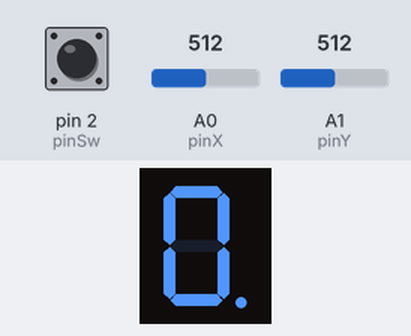
This sketch was run on a simulated Arduino Uno, built with avr-gcc and run on an emulated ATmega328P. On the bench: 1-digit seven-segment display. Wiring (inferred from the names in the program): 1-digit 7-segment display, segments lit when LOW: segments pin 10, pin 9, pin 8, pin 7, pin 6, pin 5, pin 4, pin 12. Inputs (shaded band) come from the test bench; at power-on: A0 (pinX) = 512, pin 2 (pinSw) HIGH, A1 (pinY) = 512. The segment pins are drawn as the display they are named for.

Above: at 0.3 s.
At 0.9 s:
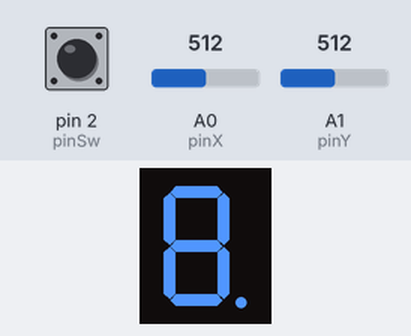
1.3 s: A0 (pinX) set to 390
At 1.5 s:
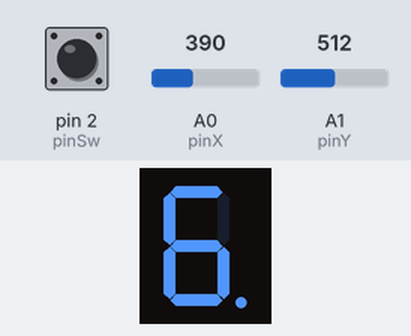
Timing chart, 0 to 4.3 s (numbered marks = the images above; inputs shaded):
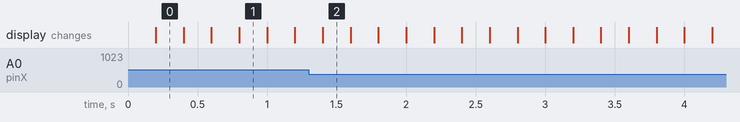

The sketch:

Homework__3___7_segment_display_drawing.ino
```cpp
const int pinSw = 2;
const int pinX = A0;
const int pinY = A1;

const int pinA = 12;
const int pinB = 10;
const int pinC = 9;
const int pinD = 8;
const int pinE = 7;
const int pinF = 6;
const int pinG = 5;
const int pinDP = 4;

const int segSize = 8;

bool commonAnode = false; // modify if true

bool joyMoved = false;
const int minThreshold = 400;
const int maxThreshold = 600;
int xValue = 0;
int yValue = 0;

bool swState = HIGH;
bool lastSwState = HIGH;

int activeSegment = pinDP;

bool buttonIsPressed = false;
bool pressedButtonPreviousState = false;
unsigned long buttonPressTime = 0;

unsigned long lastBlinkMillis = 0;
const unsigned long blinkInterval = 200;


int segments[segSize] = {
  pinA, pinB, pinC, pinD, pinE, pinF, pinG, pinDP
};

bool segmentsState[segSize] = { //initializes segment states (used for blinking)
  LOW, LOW, LOW, LOW, LOW, LOW, LOW, LOW
};

bool segmentStateOnButtonPress[segSize] = { // initializes segment states (used for when the button is pressed)
  LOW, LOW, LOW, LOW, LOW, LOW, LOW, LOW
};


void setup() {
  /* initializes the pins and their initial states for controlling the 7 segments display,
 with support for both common anode and common cathode displays. */
  for (int i = 0; i < segSize; i++) {
    pinMode(segments[i], OUTPUT);
    segmentsState[i] = LOW;
    digitalWrite(segments[i], LOW);
  }
  pinMode(pinSw, INPUT_PULLUP);
  if (commonAnode) {
    for (int i = 0; i < segSize; i++) {
      segmentsState[i] = HIGH;
      digitalWrite(segments[i], HIGH);
    }
    activeSegment = pinDP;
  } else {
    segmentsState[7] = LOW;
    digitalWrite(activeSegment, LOW);
  }
}

void loop() {
  xValue = analogRead(pinX);
  yValue = analogRead(pinY);
  blink(activeSegment);

  if (xValue < minThreshold && joyMoved == false) {
    activeSegment = nextSegment(activeSegment, 'L');
    joyMoved = true;
  } else if (xValue > maxThreshold && joyMoved == false) {
    activeSegment = nextSegment(activeSegment, 'R');
    joyMoved = true;
  }

  if (yValue < minThreshold && joyMoved == false) {
    activeSegment = nextSegment(activeSegment, 'U');
    joyMoved = true;
  } else if (yValue > maxThreshold && joyMoved == false) {
    activeSegment = nextSegment(activeSegment, 'D');
    joyMoved = true;
  }

  if (xValue >= minThreshold && xValue <= maxThreshold && yValue >= minThreshold && yValue <= maxThreshold) {
    joyMoved = false;
  }


  for (int i = 0; i < segSize; i++) {   //updates the state of the segments depending on whether the button was pressed or not, EXCEPT for the active one
    if (i != getSegmentIndex(activeSegment)) {
      digitalWrite(segments[i], segmentStateOnButtonPress[i]);
    }
  }

  swState = digitalRead(pinSw);
  if (swState != lastSwState) {
    if (swState == LOW) { //means the button was pressed
      buttonPressTime = millis();
    } else {
      if (millis() - buttonPressTime < 1000) {
        buttonIsPressed = !buttonIsPressed;
        //canBlink = false;
        int index = getSegmentIndex(activeSegment);
      segmentStateOnButtonPress[index] = !segmentStateOnButtonPress[index];
      digitalWrite(segments[index], segmentStateOnButtonPress[index]);
      } else {
        activeSegment = pinDP;
        for (int i = 0; i < segSize; i++) { //resets all the segment and brings the active segment back to DP
          segmentsState[i] = LOW;
          segmentStateOnButtonPress[i] = LOW;
          digitalWrite(segments[i], segmentsState[i]);
        }
      }
    }
    lastSwState = swState;
  }

}


void blink(int segment) {
  /*makes the segments blink when selected, no matter if they're on or off*/
  unsigned long currentBlinkMillis = millis();
  static unsigned long previousBlinkMillis = 0;

  if (currentBlinkMillis - previousBlinkMillis >= blinkInterval) {
    int index = getSegmentIndex(segment);
    segmentsState[index] = !segmentsState[index];
    digitalWrite(segment, segmentsState[index]);
    previousBlinkMillis = currentBlinkMillis;
  }
}

int nextSegment(int segment, char direction) {
/*moves the joystick to the next segment according to the table provided*/
  switch (direction) {
    case 'U':
      if (segment == segments[1] || segment == segments[5] || segment == segments[6]) {
        return segments[0];
      } else if (segment == segments[2] || segment == segments[3] || segment == segments[4]) {
        return segments[6];
      } else {
        return segment;
      }
      break;
    case 'D':
      if (segment == segments[0] || segment == segments[1] || segment == segments[5]) {
        return segments[6];
      } else if (segment == segments[2] || segment == segments[4] || segment == segments[6]) {
        return segments[3];
      } else {
        return segment;
      }
      break;
    case 'L':
      if (segment == segments[0] || segment == segments[1]) {
        return segments[5];
      } else if (segment == segments[2] || segment == segments[3]) {
        return segments[4];
      } else if (segment == segments[7]) {
        return segments[2];
      } else {
        return segment;
      }
      break;
    case 'R':
      if (segment == segments[0] || segment == segments[5]) {
        return segments[1];
      } else if (segment == segments[2]) {
        return segments[7];
      } else if (segment == segments[3] || segment == segments[4]) {
        return segments[2];
      } else {
        return segment;
      }
      break;
    default: //shouldn't arrive here
      return segment;
  }
}

int getSegmentIndex(int segment) { //gets the current index
  for (int i = 0; i < segSize; i++) {
    if (segments[i] == segment)
      return i;
  }
}
```

Measured:
- after the input at 1.3 s, the display: changes after 0.10 s (image 2)
